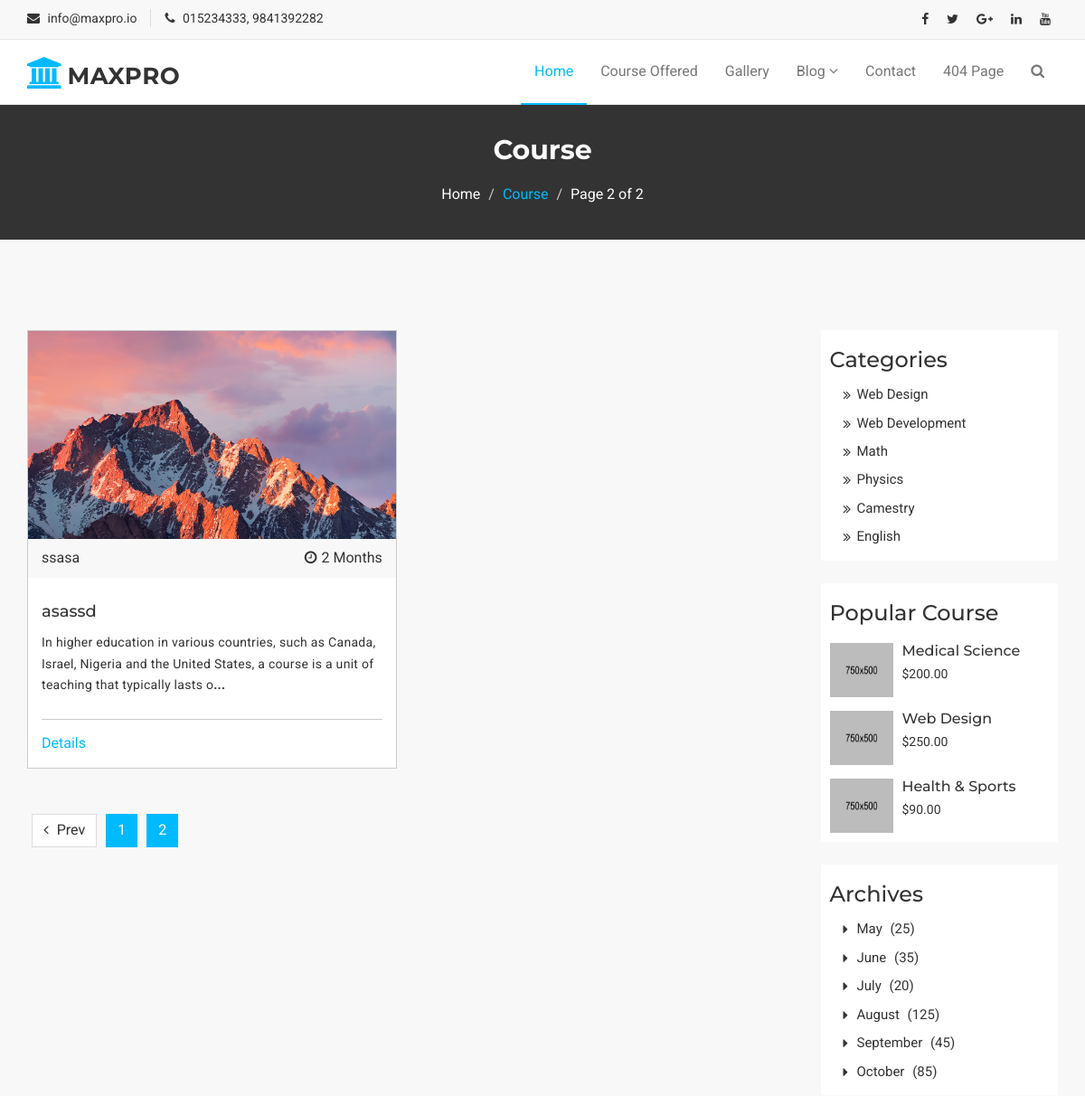
Before: /course/?page=3 (upper part) with the older database file.
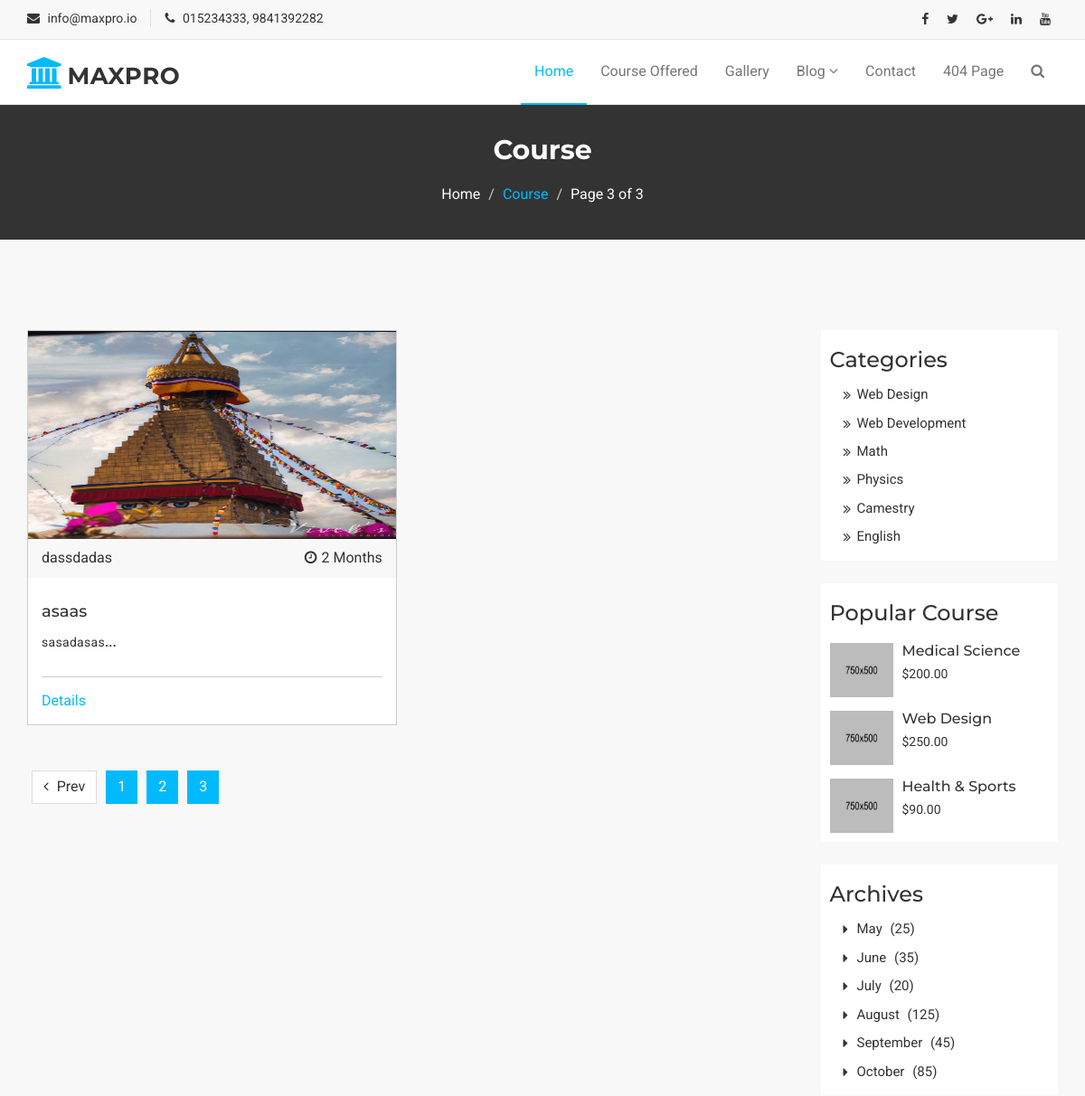
After: the same page with the newer database file.
### MaxproApp/models.py (models this page shows, shortened)
class CourseOffered(models.Model):
    course_id = models.AutoField
    course_title = models.CharField(max_length=50, default="")
    course_category = models.CharField(max_length=50, default="")
    course_desc = models.TextField()
    course_chapter = models.TextField()
    course_duration = models.CharField(max_length=50, default="")
    course_image = models.ImageField(upload_to="images", default="")

### MaxproApp/views.py (the view)
# urls.py: path('course/', views.course, name='course'),
def course(request):
    courses = CourseOffered.objects.all()
    course_paginator = Paginator(courses, 1)
    page_num = request.GET.get('page')
    page = course_paginator.get_page(page_num)
    params = {'page': page}
    return render(request, 'course.html', params)

### Templates/course.html (shortened to what the changed rows need)
{% extends 'include/basic.html' %}
{% load static %}
{% block body %}
<section id="mu-page-breadcrumb">
    <div class="container">
        <div class="row">
            <div class="col-md-12">
                <div class="mu-page-breadcrumb-area">
                    <h2>Course</h2>
                    <ol class="breadcrumb">
                        <li><span class="current">Page {{ page.number }} of {{ page.paginator.num_pages }} </span></li>
                    </ol>
                </div>
            </div>
        </div>
    </div>
</section>
<section id="mu-course-content">
    <div class="container">
        <div class="row">
            <div class="col-md-12">
                <div class="mu-course-content-area">
                    <div class="row">
                        <div class="col-md-9">
                            <div class="mu-course-container">
                                <div class="row">
                                    {% for coursesinfo in page.object_list %}
                                    <div class="col-md-6 col-sm-6">
                                        <div class="mu-latest-course-single">
                                            <figure class="mu-latest-course-img">
                                                <a href="#"><img src="{{ coursesinfo.course_image.url }}" alt="img"
                                                                 height="230"></a>
                                                <figcaption class="mu-latest-course-imgcaption">
                                                    <a href="#">{{coursesinfo.course_category}}</a>
                                                    <span><i
                                                            class="fa fa-clock-o"></i>{{coursesinfo.course_duration}}</span>
                                                </figcaption>
                                            </figure>
                                            <div class="mu-latest-course-single-content">
                                                <h4><a href="#">{{coursesinfo.course_title}}</a></h4>
                                                <p>{{coursesinfo.course_desc | slice:"0:150"}}<b>... </b></p>
                                                <div class="mu-latest-course-single-contbottom">
                                                    <a class="mu-course-details"
                                                       href="/courseDetails/{{coursesinfo.id}}">Details</a>
                                                </div>
                                            </div>
                                        </div>
                                    </div>
                                    {%endfor%}
                                </div>
                            </div>
                            <div class="mu-pagination">
                                <nav>
                                    <ul class="pagination">
                                        {% for page_Range in page.paginator.page_range %}
                                        {% if forloop.counter < 5 %}
                                        <li class="active"><a href="?page={{forloop.counter}}">{{forloop.counter}}</a>
                                        </li>
                                        {% endif %}
                                        {% endfor %}
                                    </ul>
                                </nav>
                            </div>
                        </div>
                    </div>
                </div>
            </div>
        </div>
    </div>
</section>
{%endblock%}

Changed rows visible on the page:
no longer on this page (row unchanged): CourseOffered: course_image (picture), course_category "ssasa", course_duration "2 Months", course_title "asassd", course_desc "In higher education in various countries, such as Canada, Israel, Nigeria and the United States, a course is a unit of teaching that typically lasts o"
added CourseOffered: course_image (picture), course_category "dassdadas", course_duration "2 Months", course_title "asaas", course_desc "sasadasas"
Other visible differences:
{{ page.number }}: "2" → "3"
{{ page.paginator.num_pages }}: "2" → "3"
new list line: "3"
